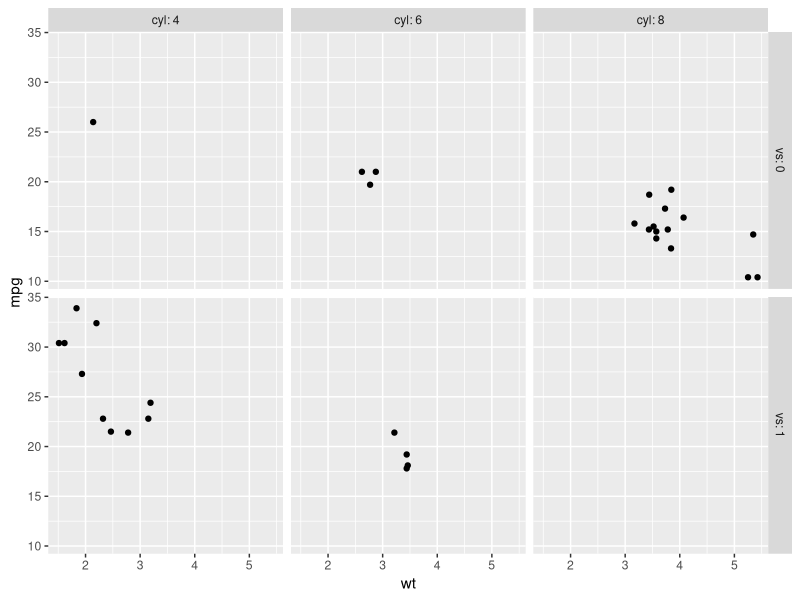
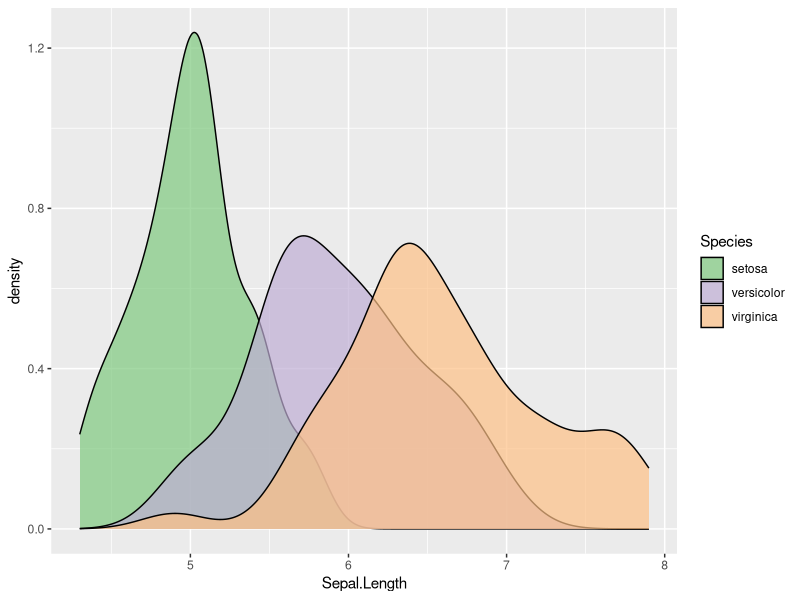
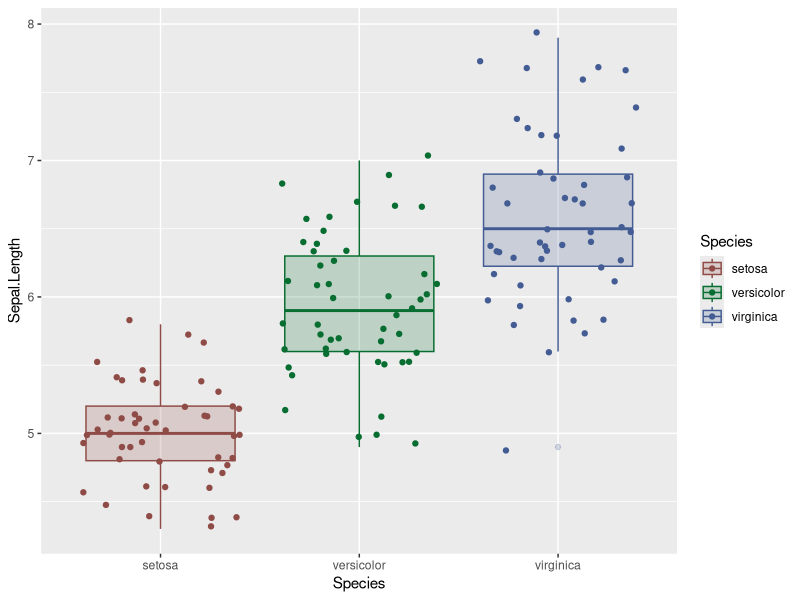

Write R code to recreate these figures, in order.
## ---- chunk 1
library(ggplot2)
knitr::opts_chunk$set(collapse = TRUE, comment = "#>", dpi = 300, fig.retina = 2)
## ---- chunk 2
p <- ggplot(mtcars, aes(wt, mpg)) + geom_point()

p + facet_grid(vars(vs), vars(cyl), labeller = label_both)
## ---- chunk 3
ggplot(iris, aes(x = Sepal.Length, fill = Species)) +
  geom_density(alpha = 0.7) +
  scale_colour_brewer(type = "qual", aesthetics = "fill")
## ---- chunk 4
ggplot(iris, aes(x = Species, y = Sepal.Length, color = Species, fill = Species)) +
  geom_boxplot(alpha = 0.2) +
  geom_point(position = "jitter") +
  scale_colour_hue(c = 50, l = 40, aesthetics = c("colour", "fill"))
